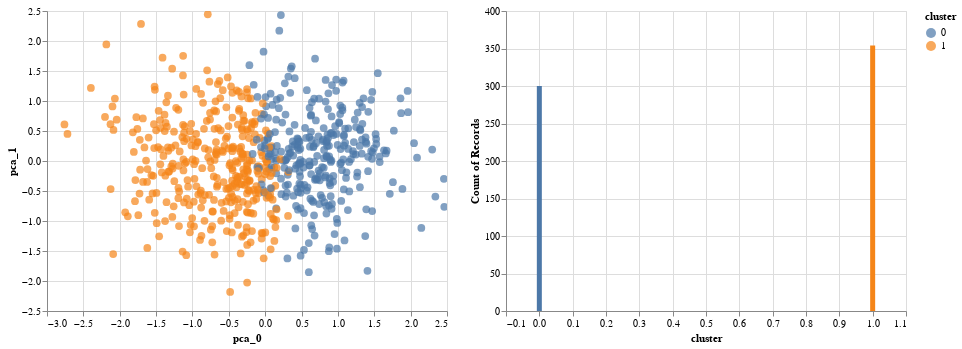

Notebook code cell kept with this figure:
### Markdown cell above
### Plotting results

### Code cell
scatter_plot = alt.Chart(pred_df).mark_circle(size=60).encode(
    x='pca_0',
    y='pca_1',
    color='cluster:N',
    tooltip=['pca_0', 'pca_1', 'cluster']
).interactive()

histogram_plot = alt.Chart(pred_df).mark_bar().encode(
    alt.X("cluster:Q"),
    y='count()',
    color='cluster:N',
    tooltip=['count()']
)
scatter_plot | histogram_plot

### Figure 1 — Vega-Lite specification as saved in the notebook (floating-point values rounded to 4 significant figures; data arrays with more than 128 entries replaced by an {"elided": "..."} marker saying what was removed)
{"config": {"view": {"continuousWidth": 400, "continuousHeight": 300}}, "hconcat": [{"mark": {"type": "circle", "size": 60}, "encoding": {"color": {"field": "cluster", "type": "nominal"}, "tooltip": [{"field": "pca_0", "type": "quantitative"}, {"field": "pca_1", "type": "quantitative"}, {"field": "cluster", "type": "quantitative"}], "x": {"field": "pca_0", "type": "quantitative"}, "y": {"field": "pca_1", "type": "quantitative"}}, "selection": {"selector001": {"type": "interval", "bind": "scales", "encodings": ["x", "y"]}}}, {"mark": "bar", "encoding": {"color": {"field": "cluster", "type": "nominal"}, "tooltip": [{"aggregate": "count", "type": "quantitative"}], "x": {"field": "cluster", "type": "quantitative"}, "y": {"aggregate": "count", "type": "quantitative"}}}], "data": {"name": "data-5b0ecefdc36c20ecf3de075292918075"}, "$schema": "https://vega.github.io/schema/vega-lite/v4.17.0.json", "datasets": {"data-5b0ecefdc36c20ecf3de075292918075": {"elided": "654 records"}}}
